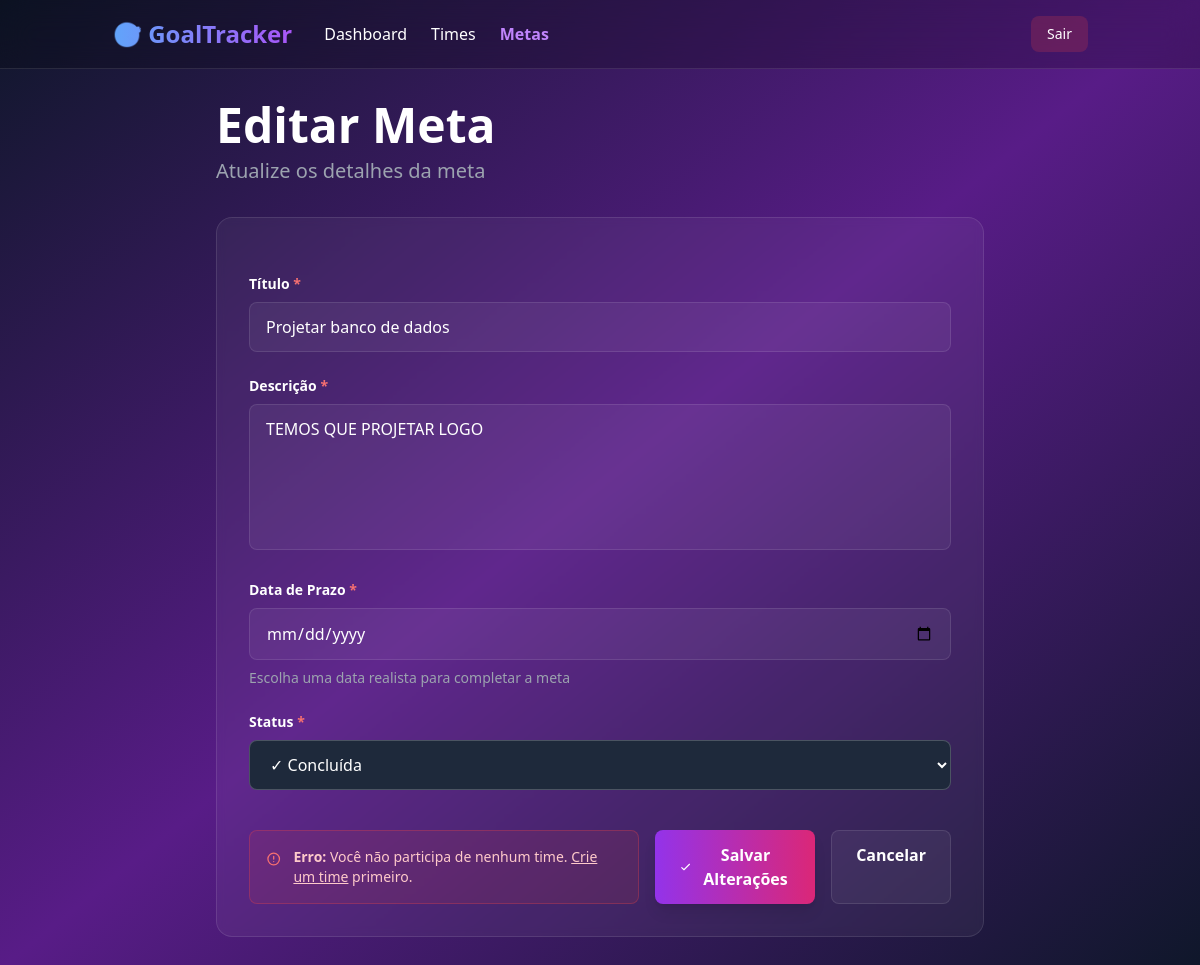
Screenshot of /goals/1/editar/ with the database file from the repository.
### goals/models.py (models this page shows, shortened)
class Goal(models.Model):
    STATUS_CHOICES = [
        ('pending', 'Pendente'),
        ('in_progress', 'Em Progresso'),
        ('completed', 'Concluída'),
    ]
    team = models.ForeignKey(Team, on_delete=models.CASCADE, related_name="goals")
    title = models.CharField(max_length=150, unique=True)
    description = models.TextField()
    deadline = models.DateField()
    status = models.CharField(max_length=20, choices=STATUS_CHOICES, default="pending")
    created_at = models.DateTimeField(auto_now_add=True)
    updated_at = models.DateTimeField(auto_now=True)

### goals/views.py (the view)
# urls.py: path("<int:pk>/editar/", GoalUpdateView.as_view(), name='goal-update'),
class GoalUpdateView (UpdateView, LoginRequiredMixin):
    model = Goal
    fields = ['title', 'description', 'deadline', 'status']
    template_name = "goals/goal_form.html"
    success_url = reverse_lazy("goal-list")

### templates/goals/goal_form.html (shortened to what this page needs)
{% load static %}
<!DOCTYPE html>
<html lang="pt-BR">
<head>
    <script src="https://cdn.tailwindcss.com"></script>
</head>
<body class="bg-gradient-to-br from-slate-900 via-purple-900 to-slate-900 text-white min-h-screen">
    <nav class="bg-black/20 backdrop-blur-lg border-b border-white/10">
        <div class="container mx-auto px-6 py-4">
            <div class="flex justify-between items-center">
                <div class="flex items-center gap-8">
                    <a href="{% url 'core:home' %}" class="text-2xl font-bold bg-gradient-to-r from-blue-400 to-purple-500 bg-clip-text text-transparent">
                    </a>
                    <div class="hidden md:flex gap-6">
                        <a href="{% url 'core:dashboard' %}" class="hover:text-purple-400 transition">Dashboard</a>
                        <a href="{% url 'team-list' %}" class="hover:text-purple-400 transition">Times</a>
                        <a href="{% url 'goal-list' %}" class="text-purple-400 font-semibold">Metas</a>
                    </div>
                </div>
                <div class="flex items-center gap-4">
                    <a href="{% url 'logout' %}" class="px-4 py-2 bg-red-500/20 hover:bg-red-500/30 rounded-lg transition text-sm">
                        Sair
                    </a>
                </div>
            </div>
        </div>
    </nav>
    <div class="container mx-auto px-6 py-8">
        <div class="max-w-3xl mx-auto">
            <div class="mb-8">
                <h1 class="text-4xl md:text-5xl font-bold mb-2">
                    {% if object %}Editar Meta{% else %}Criar Nova Meta{% endif %}
                </h1>
                <p class="text-xl text-gray-400">
                    {% if object %}Atualize os detalhes da meta{% else %}Defina um novo objetivo para o seu time{% endif %}
                </p>
            </div>
            <div class="bg-white/5 backdrop-blur-sm rounded-2xl p-8 border border-white/10">
                <form method="post" class="space-y-6">
                    <div>
                        <label for="{{ form.title.id_for_label }}" class="block text-sm font-semibold mb-2">
                            Título <span class="text-red-400">*</span>
                        </label>
                        <input
                            type="text"
                            name="{{ form.title.name }}"
                            id="{{ form.title.id_for_label }}"
                            value="{{ form.title.value|default:'' }}"
                            class="w-full px-4 py-3 bg-white/5 border border-white/10 rounded-lg focus:outline-none focus:ring-2 focus:ring-purple-500 focus:border-transparent transition text-white placeholder-gray-500"
                            placeholder="Ex: Aumentar produtividade em 30%"
                            required
                        >
                    </div>
                    <div>
                        <label for="{{ form.description.id_for_label }}" class="block text-sm font-semibold mb-2">
                            Descrição <span class="text-red-400">*</span>
                        </label>
                        <textarea
                            name="{{ form.description.name }}"
                            id="{{ form.description.id_for_label }}"
                            rows="5"
                            class="w-full px-4 py-3 bg-white/5 border border-white/10 rounded-lg focus:outline-none focus:ring-2 focus:ring-purple-500 focus:border-transparent transition text-white placeholder-gray-500 resize-none"
                            placeholder="Descreva em detalhes o objetivo e o que espera alcançar..."
                            required
                        >{{ form.description.value|default:'' }}</textarea>
                    </div>
                    <div>
                        <label for="{{ form.deadline.id_for_label }}" class="block text-sm font-semibold mb-2">
                            Data de Prazo <span class="text-red-400">*</span>
                        </label>
                        <input
                            type="date"
                            name="{{ form.deadline.name }}"
                            id="{{ form.deadline.id_for_label }}"
                            value="{{ form.deadline.value|default:'' }}"
                            class="w-full px-4 py-3 bg-white/5 border border-white/10 rounded-lg focus:outline-none focus:ring-2 focus:ring-purple-500 focus:border-transparent transition text-white"
                            required
                        >
                        <p class="mt-2 text-sm text-gray-400">Escolha uma data realista para completar a meta</p>
                    </div>
                    <div>
                        <label for="{{ form.status.id_for_label }}" class="block text-sm font-semibold mb-2">
                            Status <span class="text-red-400">*</span>
                        </label>
                        <select
                            name="{{ form.status.name }}"
                            id="{{ form.status.id_for_label }}"
                            class="w-full px-4 py-3 bg-slate-800 border border-white/20 rounded-lg focus:outline-none focus:ring-2 focus:ring-purple-500 text-white"
                            required
                        >
                            <option value="completed" {% if form.status.value == 'completed' %}selected{% endif %}>✓ Concluída</option>
                        </select>
                    </div>
                    <div class="flex flex-col sm:flex-row gap-4 pt-4">
                    {% if team %}
                    <div class="bg-blue-500/10 border border-blue-500/30 rounded-lg p-4">
                        <div class="flex items-start gap-3">
                            <svg class="w-5 h-5 text-blue-400 mt-0.5" fill="none" stroke="currentColor" viewBox="0 0 24 24">
                                <path stroke-linecap="round" stroke-linejoin="round" stroke-width="2" d="M13 16h-1v-4h-1m1-4h.01M21 12a9 9 0 11-18 0 9 9 0 0118 0z"/>
                            </svg>
                            <div class="text-sm text-blue-200">
                                <strong class="font-semibold">Esta meta será criada para o time:</strong><br>
                                <span class="text-lg font-bold text-blue-300">{{ team.name }}</span>
                            </div>
                        </div>
                    </div>
                    {% else %}
                    <div class="bg-red-500/10 border border-red-500/30 rounded-lg p-4">
                        <div class="flex items-start gap-3">
                            <svg class="w-5 h-5 text-red-400 mt-0.5" fill="none" stroke="currentColor" viewBox="0 0 24 24">
                                <path stroke-linecap="round" stroke-linejoin="round" stroke-width="2" d="M12 8v4m0 4h.01M21 12a9 9 0 11-18 0 9 9 0 0118 0z"/>
                            </svg>
                            <div class="text-sm text-red-200">
                                <strong class="font-semibold">Erro:</strong> Você não participa de nenhum time. <a href="{% url 'team-create' %}" class="underline hover:text-red-100">Crie um time</a> primeiro.
                            </div>
                        </div>
                    </div>
                    {% endif %}
                        <button
                            type="submit"
                            class="flex-1 px-6 py-3 bg-gradient-to-r from-purple-600 to-pink-600 hover:from-purple-700 hover:to-pink-700 rounded-lg font-semibold transition-all duration-300 hover:scale-105 shadow-lg flex items-center justify-center gap-2"
                        >
                            <svg class="w-5 h-5" fill="none" stroke="currentColor" viewBox="0 0 24 24">
                                <path stroke-linecap="round" stroke-linejoin="round" stroke-width="2" d="M5 13l4 4L19 7"/>
                            </svg>
                            {% if object %}Salvar Alterações{% else %}Criar Meta{% endif %}
                        </button>
                        <a
                            href="{% url 'goal-list' %}"
                            class="flex-1 px-6 py-3 bg-white/5 hover:bg-white/10 border border-white/10 rounded-lg font-semibold transition text-center"
                        >
                            Cancelar
                        </a>
                    </div>
                </form>
            </div>
        </div>
    </div>
</body>
</html>

### rows the page displays
Goal: title "Projetar banco de dados", description "TEMOS QUE PROJETAR LOGO", status "✓ Concluída"
